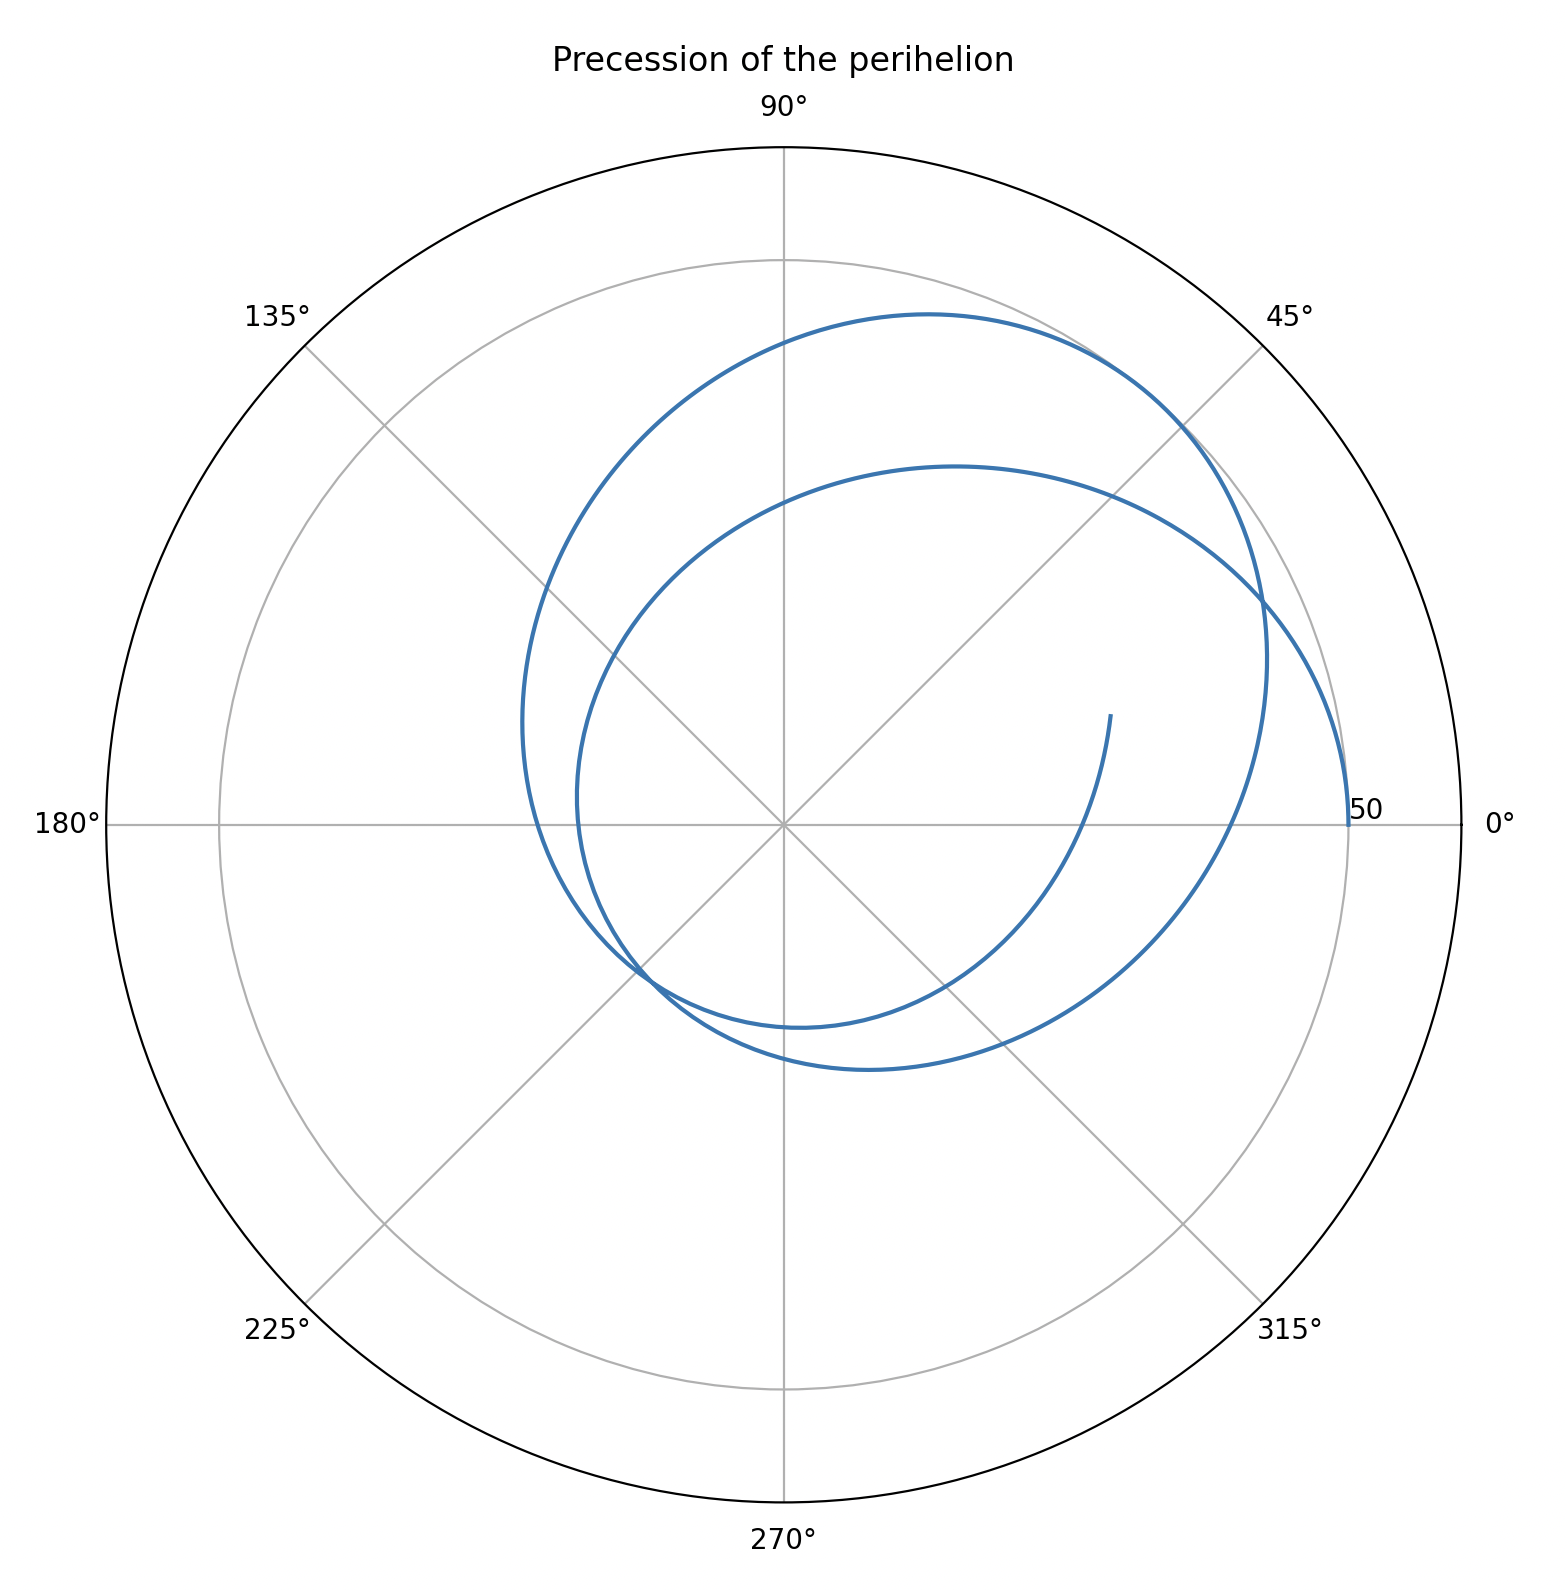

The script that drew this image:
import math 
import matplotlib.pyplot as plt


def r_fn(GM, l, dtau, r_n, r_nm1):
    l_2 = l**2
    right_side = (dtau**2) * (-(GM/(r_n**2)) + (l_2/(r_n**3)) - ((3 * GM * l_2)/(r_n**4)))
    return right_side + (2 * r_n) - r_nm1


def phi_fn(l, dtau, r_n, r_np1, phi_n):
    return ((4 * l * dtau)/((r_np1 + r_n)**2)) + phi_n


def main():
    steps = 2500
    GM = 1

    r_init = 50 * GM
    _l_circ = r_init / (math.sqrt((r_init/GM) - 3))
    _dphidtau_circ = _l_circ / (r_init**2)
    _tau = 2 * math.pi * ((r_init**2) / _l_circ)
    dtau = _tau / 500
    dphidtau_init = 0.75 * _dphidtau_circ
    phi_init = 0.5 * dphidtau_init * dtau
    l = (r_init**2) * (dphidtau_init)

    r_list = [r_init, r_init]
    phi_list = [0, phi_init]
    for i in range(1, steps):
        r_list.append(
            r_fn(GM, l, dtau, r_list[i], r_list[i - 1])
        )
        phi_list.append(
            phi_fn(l, dtau, r_list[i], r_list[i + 1], phi_list[i])
        )
    
    fig, ax = plt.subplots(subplot_kw={'projection': 'polar'})
    ax.plot(phi_list, r_list)
    ax.set_rmax(r_init + 10)
    ax.set_rticks([r_init])
    ax.set_rlabel_position(0)
    ax.grid(True)
    ax.set_title("Precession of the perihelion", va='bottom')
    plt.show()

if __name__ == "__main__":
    main()
